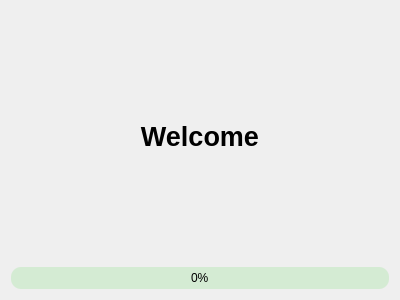
<?xml version="1.0" encoding="UTF-8"?>
<ui version="4.0">
 <class>Form</class>
 <widget class="QWidget" name="Form">
  <property name="geometry">
   <rect>
    <x>0</x>
    <y>0</y>
    <width>400</width>
    <height>300</height>
   </rect>
  </property>
  <property name="windowTitle">
   <string>Form</string>
  </property>
  <layout class="QVBoxLayout" name="verticalLayout" stretch="1,0">
   <item>
    <widget class="QLabel" name="welcome_text">
     <property name="font">
      <font>
       <pointsize>20</pointsize>
       <weight>75</weight>
       <bold>true</bold>
      </font>
     </property>
     <property name="styleSheet">
      <string notr="true">color: black;</string>
     </property>
     <property name="text">
      <string>Welcome</string>
     </property>
     <property name="alignment">
      <set>Qt::AlignCenter</set>
     </property>
    </widget>
   </item>
   <item>
    <widget class="QProgressBar" name="progressBar">
     <property name="styleSheet">
      <string notr="true">QProgressBar {
	border-radius: 10px;
	background-color: #d4ebd3;
	text-align: center;
}
QProgressBar::chunk {
	border-radius: 10px;
	background-color: #5c965a;
}</string>
     </property>
     <property name="value">
      <number>0</number>
     </property>
    </widget>
   </item>
  </layout>
 </widget>
 <resources/>
 <connections/>
</ui>
